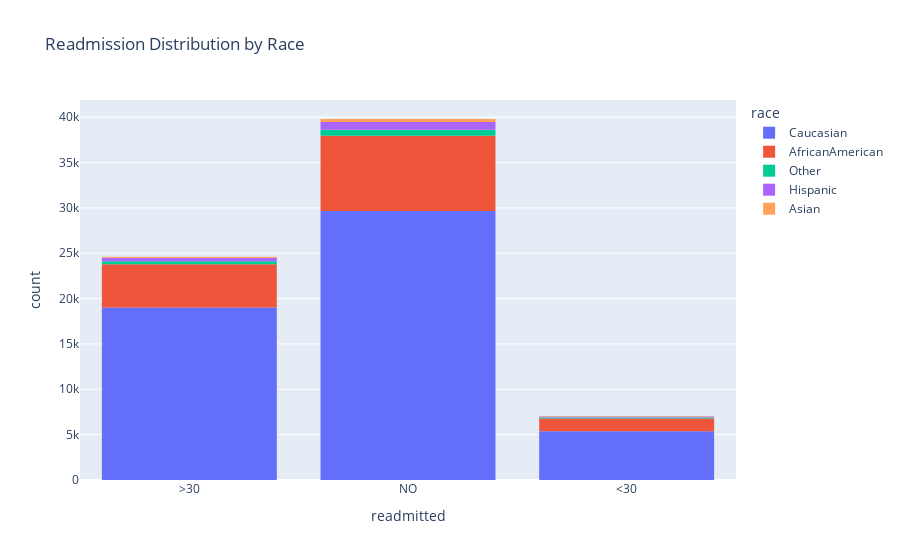
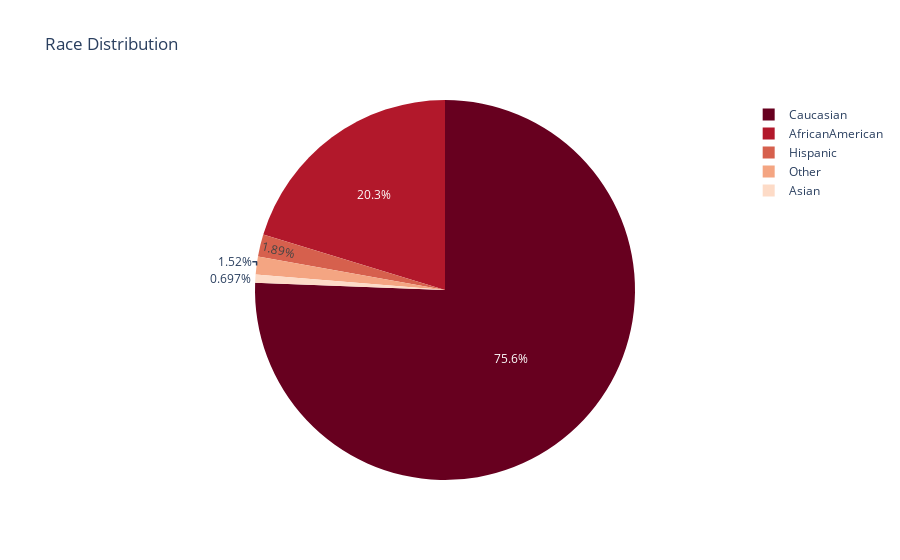
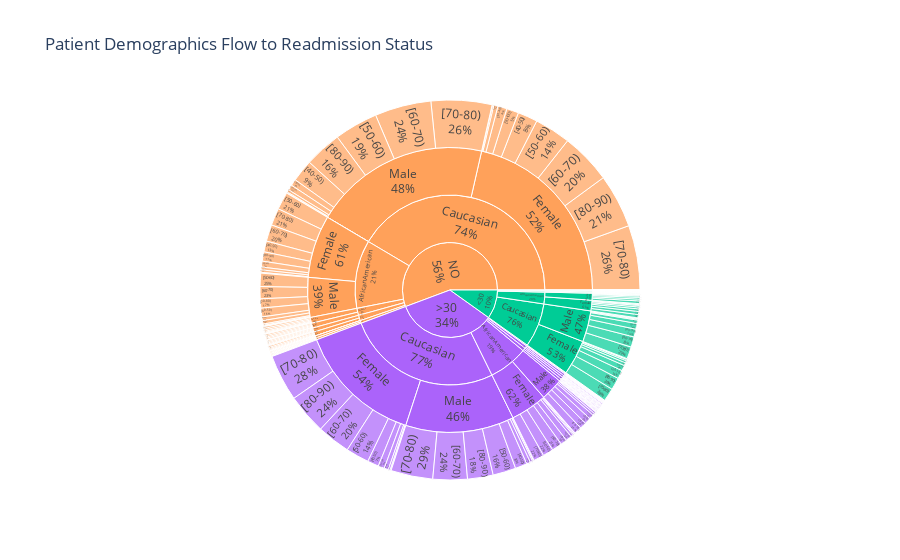

The code cell stored with these charts, in order, in its notebook:
### Code cell
# histogram
import plotly.express as px
fig = px.histogram(df, x='readmitted', nbins=90, color='race', 
                   title='Readmission Distribution by Race')
fig.show()


# pie
fig = px.pie(df, names='race', 
             # pallete
            color_discrete_sequence=px.colors.sequential.RdBu,
            title='Race Distribution')
fig.show()



# Sunburst: Readmission → Race → Gender → Age
fig = px.sunburst(df, 
                  path=['readmitted', 'race', 'gender', 'age'],
                  title='Patient Demographics Flow to Readmission Status',
                  color='readmitted',
                  color_discrete_map={'0': '#2ecc71', '1': '#e74c3c'})
fig.update_traces(textinfo='label+percent parent')
fig.show()



# Age Distribution
plt.figure(figsize=(10, 5))
sns.countplot(data=df, x='age', order=sorted(df['age'].unique()), palette='viridis')
plt.title('Patient Age Distribution', fontsize=14, weight='bold')
plt.xlabel('Age Group', fontsize=12)
plt.ylabel('Count', fontsize=12)
plt.xticks(rotation=45)
plt.tight_layout()
plt.show()

### Figure 1 — Plotly figure (JSON) as saved in the notebook; plotly's stock layout.template omitted (floating-point values rounded to 4 significant figures; data arrays with more than 128 entries replaced by an {"elided": "..."} marker saying what was removed)
{"data": [{"bingroup": "x", "hovertemplate": "race=Caucasian<br>readmitted=%{x}<br>count=%{y}<extra></extra>", "legendgroup": "Caucasian", "marker": {"color": "#636efa", "pattern": {"shape": ""}}, "name": "Caucasian", "nbinsx": 90, "orientation": "v", "showlegend": true, "type": "histogram", "x": {"elided": "54021 str values"}, "xaxis": "x", "yaxis": "y"}, {"bingroup": "x", "hovertemplate": "race=AfricanAmerican<br>readmitted=%{x}<br>count=%{y}<extra></extra>", "legendgroup": "AfricanAmerican", "marker": {"color": "#EF553B", "pattern": {"shape": ""}}, "name": "AfricanAmerican", "nbinsx": 90, "orientation": "v", "showlegend": true, "type": "histogram", "x": {"elided": "14500 str values"}, "xaxis": "x", "yaxis": "y"}, {"bingroup": "x", "hovertemplate": "race=Other<br>readmitted=%{x}<br>count=%{y}<extra></extra>", "legendgroup": "Other", "marker": {"color": "#00cc96", "pattern": {"shape": ""}}, "name": "Other", "nbinsx": 90, "orientation": "v", "showlegend": true, "type": "histogram", "x": {"elided": "1085 str values"}, "xaxis": "x", "yaxis": "y"}, {"bingroup": "x", "hovertemplate": "race=Hispanic<br>readmitted=%{x}<br>count=%{y}<extra></extra>", "legendgroup": "Hispanic", "marker": {"color": "#ab63fa", "pattern": {"shape": ""}}, "name": "Hispanic", "nbinsx": 90, "orientation": "v", "showlegend": true, "type": "histogram", "x": {"elided": "1353 str values"}, "xaxis": "x", "yaxis": "y"}, {"bingroup": "x", "hovertemplate": "race=Asian<br>readmitted=%{x}<br>count=%{y}<extra></extra>", "legendgroup": "Asian", "marker": {"color": "#FFA15A", "pattern": {"shape": ""}}, "name": "Asian", "nbinsx": 90, "orientation": "v", "showlegend": true, "type": "histogram", "x": {"elided": "498 str values"}, "xaxis": "x", "yaxis": "y"}], "layout": {"barmode": "relative", "legend": {"title": {"text": "race"}, "tracegroupgap": 0}, "title": {"text": "Readmission Distribution by Race"}, "xaxis": {"anchor": "y", "domain": [0, 1], "title": {"text": "readmitted"}}, "yaxis": {"anchor": "x", "domain": [0, 1], "title": {"text": "count"}}}}

### Figure 2 — Plotly figure (JSON) as saved in the notebook; plotly's stock layout.template omitted (floating-point values rounded to 4 significant figures; data arrays with more than 128 entries replaced by an {"elided": "..."} marker saying what was removed)
{"data": [{"domain": {"x": [0, 1], "y": [0, 1]}, "hovertemplate": "race=%{label}<extra></extra>", "labels": {"elided": "71457 str values"}, "legendgroup": "", "name": "", "showlegend": true, "type": "pie"}], "layout": {"legend": {"tracegroupgap": 0}, "piecolorway": ["rgb(103,0,31)", "rgb(178,24,43)", "rgb(214,96,77)", "rgb(244,165,130)", "rgb(253,219,199)", "rgb(247,247,247)", "rgb(209,229,240)", "rgb(146,197,222)", "rgb(67,147,195)", "rgb(33,102,172)", "rgb(5,48,97)"], "title": {"text": "Race Distribution"}}}

### Figure 3 — Plotly figure (JSON) as saved in the notebook; plotly's stock layout.template omitted (floating-point values rounded to 4 significant figures; data arrays with more than 128 entries replaced by an {"elided": "..."} marker saying what was removed)
{"data": [{"branchvalues": "total", "customdata": {"elided": "305x1 str values"}, "domain": {"x": [0, 1], "y": [0, 1]}, "hovertemplate": "labels=%{label}<br>count=%{value}<br>parent=%{parent}<br>id=%{id}<br>readmitted=%{customdata[0]}<extra></extra>", "ids": {"elided": "305 str values"}, "labels": {"elided": "305 str values"}, "marker": {"colors": {"elided": "305 str values"}}, "name": "", "parents": {"elided": "305 str values"}, "textinfo": "label+percent parent", "type": "sunburst", "values": {"elided": "305 int values"}}], "layout": {"legend": {"tracegroupgap": 0}, "title": {"text": "Patient Demographics Flow to Readmission Status"}}}
